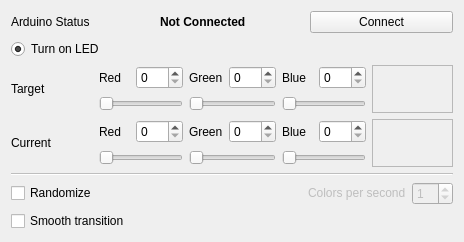
<?xml version="1.0" encoding="UTF-8"?>
<ui version="4.0">
 <class>lightChaser</class>
 <widget class="QWidget" name="lightChaser">
  <property name="geometry">
   <rect>
    <x>0</x>
    <y>0</y>
    <width>464</width>
    <height>242</height>
   </rect>
  </property>
  <property name="sizePolicy">
   <sizepolicy hsizetype="Fixed" vsizetype="Fixed">
    <horstretch>0</horstretch>
    <verstretch>0</verstretch>
   </sizepolicy>
  </property>
  <property name="windowTitle">
   <string>Form</string>
  </property>
  <layout class="QVBoxLayout" name="verticalLayout">
   <item>
    <layout class="QHBoxLayout" name="statusBar">
     <item>
      <widget class="QLabel" name="statLabel">
       <property name="enabled">
        <bool>true</bool>
       </property>
       <property name="text">
        <string>Arduino Status</string>
       </property>
      </widget>
     </item>
     <item>
      <widget class="QLabel" name="status">
       <property name="enabled">
        <bool>true</bool>
       </property>
       <property name="font">
        <font>
         <weight>75</weight>
         <bold>true</bold>
        </font>
       </property>
       <property name="text">
        <string>Not Connected</string>
       </property>
      </widget>
     </item>
     <item>
      <widget class="QPushButton" name="connectBt">
       <property name="enabled">
        <bool>true</bool>
       </property>
       <property name="text">
        <string>Connect</string>
       </property>
      </widget>
     </item>
    </layout>
   </item>
   <item>
    <widget class="QRadioButton" name="ledSwitch">
     <property name="enabled">
      <bool>true</bool>
     </property>
     <property name="text">
      <string>Turn on LED</string>
     </property>
     <property name="checked">
      <bool>true</bool>
     </property>
    </widget>
   </item>
   <item>
    <layout class="QHBoxLayout" name="targetStat">
     <item>
      <widget class="QLabel" name="target">
       <property name="enabled">
        <bool>true</bool>
       </property>
       <property name="text">
        <string>Target</string>
       </property>
       <property name="alignment">
        <set>Qt::AlignLeading|Qt::AlignLeft|Qt::AlignVCenter</set>
       </property>
      </widget>
     </item>
     <item>
      <layout class="QGridLayout" name="rgbAdjustment_t">
       <item row="0" column="0">
        <widget class="QLabel" name="redLabel_t">
         <property name="enabled">
          <bool>true</bool>
         </property>
         <property name="text">
          <string>Red</string>
         </property>
        </widget>
       </item>
       <item row="0" column="1">
        <widget class="QSpinBox" name="redSpinner_t">
         <property name="enabled">
          <bool>true</bool>
         </property>
         <property name="maximum">
          <number>255</number>
         </property>
        </widget>
       </item>
       <item row="0" column="2">
        <widget class="QLabel" name="greenLabel_t">
         <property name="enabled">
          <bool>true</bool>
         </property>
         <property name="text">
          <string>Green</string>
         </property>
        </widget>
       </item>
       <item row="0" column="3">
        <widget class="QSpinBox" name="greenSpinner_t">
         <property name="enabled">
          <bool>true</bool>
         </property>
         <property name="maximum">
          <number>255</number>
         </property>
        </widget>
       </item>
       <item row="0" column="4">
        <widget class="QLabel" name="blueLabel_t">
         <property name="enabled">
          <bool>true</bool>
         </property>
         <property name="text">
          <string>Blue</string>
         </property>
        </widget>
       </item>
       <item row="0" column="5">
        <widget class="QSpinBox" name="blueSpinner_t">
         <property name="enabled">
          <bool>true</bool>
         </property>
         <property name="maximum">
          <number>255</number>
         </property>
        </widget>
       </item>
       <item row="1" column="0" colspan="2">
        <widget class="QSlider" name="redSlider_t">
         <property name="enabled">
          <bool>true</bool>
         </property>
         <property name="maximum">
          <number>255</number>
         </property>
         <property name="orientation">
          <enum>Qt::Horizontal</enum>
         </property>
        </widget>
       </item>
       <item row="1" column="2" colspan="2">
        <widget class="QSlider" name="greenSlider_t">
         <property name="enabled">
          <bool>true</bool>
         </property>
         <property name="maximum">
          <number>255</number>
         </property>
         <property name="orientation">
          <enum>Qt::Horizontal</enum>
         </property>
        </widget>
       </item>
       <item row="1" column="4" colspan="2">
        <widget class="QSlider" name="blueSlider_t">
         <property name="enabled">
          <bool>true</bool>
         </property>
         <property name="maximum">
          <number>255</number>
         </property>
         <property name="orientation">
          <enum>Qt::Horizontal</enum>
         </property>
        </widget>
       </item>
      </layout>
     </item>
     <item>
      <widget class="QFrame" name="colorDisplay_t">
       <property name="enabled">
        <bool>true</bool>
       </property>
       <property name="layoutDirection">
        <enum>Qt::LeftToRight</enum>
       </property>
       <property name="frameShape">
        <enum>QFrame::StyledPanel</enum>
       </property>
       <property name="frameShadow">
        <enum>QFrame::Raised</enum>
       </property>
      </widget>
     </item>
    </layout>
   </item>
   <item>
    <layout class="QHBoxLayout" name="currentStat">
     <item>
      <widget class="QLabel" name="current">
       <property name="enabled">
        <bool>true</bool>
       </property>
       <property name="text">
        <string>Current</string>
       </property>
      </widget>
     </item>
     <item>
      <layout class="QGridLayout" name="rgbAdjustment">
       <item row="0" column="0">
        <widget class="QLabel" name="redLabel_c">
         <property name="enabled">
          <bool>true</bool>
         </property>
         <property name="text">
          <string>Red</string>
         </property>
        </widget>
       </item>
       <item row="0" column="1">
        <widget class="QSpinBox" name="redSpinner_c">
         <property name="enabled">
          <bool>true</bool>
         </property>
         <property name="maximum">
          <number>255</number>
         </property>
        </widget>
       </item>
       <item row="0" column="2">
        <widget class="QLabel" name="greenLabel_c">
         <property name="enabled">
          <bool>true</bool>
         </property>
         <property name="text">
          <string>Green</string>
         </property>
        </widget>
       </item>
       <item row="0" column="3">
        <widget class="QSpinBox" name="greenSpinner_c">
         <property name="enabled">
          <bool>true</bool>
         </property>
         <property name="maximum">
          <number>255</number>
         </property>
        </widget>
       </item>
       <item row="0" column="4">
        <widget class="QLabel" name="blueLabel_c">
         <property name="enabled">
          <bool>true</bool>
         </property>
         <property name="text">
          <string>Blue</string>
         </property>
        </widget>
       </item>
       <item row="0" column="5">
        <widget class="QSpinBox" name="blueSpinner_c">
         <property name="enabled">
          <bool>true</bool>
         </property>
         <property name="maximum">
          <number>255</number>
         </property>
        </widget>
       </item>
       <item row="1" column="0" colspan="2">
        <widget class="QSlider" name="redSlider_c">
         <property name="enabled">
          <bool>true</bool>
         </property>
         <property name="maximum">
          <number>255</number>
         </property>
         <property name="orientation">
          <enum>Qt::Horizontal</enum>
         </property>
        </widget>
       </item>
       <item row="1" column="2" colspan="2">
        <widget class="QSlider" name="greenSlider_c">
         <property name="enabled">
          <bool>true</bool>
         </property>
         <property name="maximum">
          <number>255</number>
         </property>
         <property name="orientation">
          <enum>Qt::Horizontal</enum>
         </property>
        </widget>
       </item>
       <item row="1" column="4" colspan="2">
        <widget class="QSlider" name="blueSlider_c">
         <property name="enabled">
          <bool>true</bool>
         </property>
         <property name="maximum">
          <number>255</number>
         </property>
         <property name="orientation">
          <enum>Qt::Horizontal</enum>
         </property>
        </widget>
       </item>
      </layout>
     </item>
     <item>
      <widget class="QFrame" name="colorDisplay_c">
       <property name="enabled">
        <bool>true</bool>
       </property>
       <property name="layoutDirection">
        <enum>Qt::LeftToRight</enum>
       </property>
       <property name="frameShape">
        <enum>QFrame::StyledPanel</enum>
       </property>
       <property name="frameShadow">
        <enum>QFrame::Raised</enum>
       </property>
      </widget>
     </item>
    </layout>
   </item>
   <item>
    <widget class="Line" name="seperator">
     <property name="enabled">
      <bool>false</bool>
     </property>
     <property name="orientation">
      <enum>Qt::Horizontal</enum>
     </property>
    </widget>
   </item>
   <item>
    <layout class="QHBoxLayout" name="randomOpt">
     <item>
      <widget class="QCheckBox" name="random_cb">
       <property name="enabled">
        <bool>true</bool>
       </property>
       <property name="text">
        <string>Randomize</string>
       </property>
      </widget>
     </item>
     <item>
      <widget class="QLabel" name="speedLabel">
       <property name="enabled">
        <bool>false</bool>
       </property>
       <property name="sizePolicy">
        <sizepolicy hsizetype="Fixed" vsizetype="Fixed">
         <horstretch>0</horstretch>
         <verstretch>0</verstretch>
        </sizepolicy>
       </property>
       <property name="text">
        <string>Colors per second</string>
       </property>
       <property name="alignment">
        <set>Qt::AlignLeading|Qt::AlignLeft|Qt::AlignVCenter</set>
       </property>
      </widget>
     </item>
     <item>
      <widget class="QSpinBox" name="speedSpinner">
       <property name="enabled">
        <bool>false</bool>
       </property>
       <property name="sizePolicy">
        <sizepolicy hsizetype="Fixed" vsizetype="Fixed">
         <horstretch>0</horstretch>
         <verstretch>0</verstretch>
        </sizepolicy>
       </property>
       <property name="layoutDirection">
        <enum>Qt::LeftToRight</enum>
       </property>
       <property name="value">
        <number>1</number>
       </property>
      </widget>
     </item>
    </layout>
   </item>
   <item>
    <widget class="QCheckBox" name="chase_cb">
     <property name="enabled">
      <bool>true</bool>
     </property>
     <property name="text">
      <string>Smooth transition</string>
     </property>
    </widget>
   </item>
  </layout>
  <zorder>chase_cb</zorder>
  <zorder>ledSwitch</zorder>
  <zorder>seperator</zorder>
  <zorder></zorder>
  <zorder>currentStat</zorder>
  <zorder>current_2</zorder>
  <zorder>layoutWidget</zorder>
 </widget>
 <tabstops>
  <tabstop>connectBt</tabstop>
  <tabstop>ledSwitch</tabstop>
  <tabstop>redSpinner_c</tabstop>
  <tabstop>greenSpinner_c</tabstop>
  <tabstop>blueSpinner_c</tabstop>
  <tabstop>redSlider_c</tabstop>
  <tabstop>greenSlider_c</tabstop>
  <tabstop>blueSlider_c</tabstop>
  <tabstop>random_cb</tabstop>
  <tabstop>speedSpinner</tabstop>
  <tabstop>chase_cb</tabstop>
 </tabstops>
 <resources/>
 <connections>
  <connection>
   <sender>redSpinner_c</sender>
   <signal>valueChanged(int)</signal>
   <receiver>redSlider_c</receiver>
   <slot>setValue(int)</slot>
   <hints>
    <hint type="sourcelabel">
     <x>159</x>
     <y>157</y>
    </hint>
    <hint type="destinationlabel">
     <x>118</x>
     <y>184</y>
    </hint>
   </hints>
  </connection>
  <connection>
   <sender>redSlider_c</sender>
   <signal>valueChanged(int)</signal>
   <receiver>redSpinner_c</receiver>
   <slot>setValue(int)</slot>
   <hints>
    <hint type="sourcelabel">
     <x>131</x>
     <y>178</y>
    </hint>
    <hint type="destinationlabel">
     <x>174</x>
     <y>151</y>
    </hint>
   </hints>
  </connection>
  <connection>
   <sender>greenSpinner_c</sender>
   <signal>valueChanged(int)</signal>
   <receiver>greenSlider_c</receiver>
   <slot>setValue(int)</slot>
   <hints>
    <hint type="sourcelabel">
     <x>258</x>
     <y>157</y>
    </hint>
    <hint type="destinationlabel">
     <x>252</x>
     <y>174</y>
    </hint>
   </hints>
  </connection>
  <connection>
   <sender>greenSlider_c</sender>
   <signal>valueChanged(int)</signal>
   <receiver>greenSpinner_c</receiver>
   <slot>setValue(int)</slot>
   <hints>
    <hint type="sourcelabel">
     <x>235</x>
     <y>179</y>
    </hint>
    <hint type="destinationlabel">
     <x>253</x>
     <y>147</y>
    </hint>
   </hints>
  </connection>
  <connection>
   <sender>blueSpinner_c</sender>
   <signal>valueChanged(int)</signal>
   <receiver>blueSlider_c</receiver>
   <slot>setValue(int)</slot>
   <hints>
    <hint type="sourcelabel">
     <x>344</x>
     <y>149</y>
    </hint>
    <hint type="destinationlabel">
     <x>305</x>
     <y>170</y>
    </hint>
   </hints>
  </connection>
  <connection>
   <sender>blueSlider_c</sender>
   <signal>valueChanged(int)</signal>
   <receiver>blueSpinner_c</receiver>
   <slot>setValue(int)</slot>
   <hints>
    <hint type="sourcelabel">
     <x>309</x>
     <y>177</y>
    </hint>
    <hint type="destinationlabel">
     <x>366</x>
     <y>149</y>
    </hint>
   </hints>
  </connection>
  <connection>
   <sender>random_cb</sender>
   <signal>toggled(bool)</signal>
   <receiver>speedSpinner</receiver>
   <slot>setEnabled(bool)</slot>
   <hints>
    <hint type="sourcelabel">
     <x>157</x>
     <y>229</y>
    </hint>
    <hint type="destinationlabel">
     <x>460</x>
     <y>228</y>
    </hint>
   </hints>
  </connection>
  <connection>
   <sender>redSpinner_t</sender>
   <signal>valueChanged(int)</signal>
   <receiver>redSlider_t</receiver>
   <slot>setValue(int)</slot>
   <hints>
    <hint type="sourcelabel">
     <x>170</x>
     <y>91</y>
    </hint>
    <hint type="destinationlabel">
     <x>127</x>
     <y>131</y>
    </hint>
   </hints>
  </connection>
  <connection>
   <sender>redSlider_t</sender>
   <signal>valueChanged(int)</signal>
   <receiver>redSpinner_t</receiver>
   <slot>setValue(int)</slot>
   <hints>
    <hint type="sourcelabel">
     <x>163</x>
     <y>123</y>
    </hint>
    <hint type="destinationlabel">
     <x>176</x>
     <y>95</y>
    </hint>
   </hints>
  </connection>
  <connection>
   <sender>greenSpinner_t</sender>
   <signal>valueChanged(int)</signal>
   <receiver>greenSlider_t</receiver>
   <slot>setValue(int)</slot>
   <hints>
    <hint type="sourcelabel">
     <x>272</x>
     <y>97</y>
    </hint>
    <hint type="destinationlabel">
     <x>218</x>
     <y>125</y>
    </hint>
   </hints>
  </connection>
  <connection>
   <sender>greenSlider_t</sender>
   <signal>valueChanged(int)</signal>
   <receiver>greenSpinner_t</receiver>
   <slot>setValue(int)</slot>
   <hints>
    <hint type="sourcelabel">
     <x>245</x>
     <y>116</y>
    </hint>
    <hint type="destinationlabel">
     <x>273</x>
     <y>90</y>
    </hint>
   </hints>
  </connection>
  <connection>
   <sender>blueSpinner_t</sender>
   <signal>valueChanged(int)</signal>
   <receiver>blueSlider_t</receiver>
   <slot>setValue(int)</slot>
   <hints>
    <hint type="sourcelabel">
     <x>350</x>
     <y>99</y>
    </hint>
    <hint type="destinationlabel">
     <x>327</x>
     <y>119</y>
    </hint>
   </hints>
  </connection>
  <connection>
   <sender>blueSlider_t</sender>
   <signal>valueChanged(int)</signal>
   <receiver>blueSpinner_t</receiver>
   <slot>setValue(int)</slot>
   <hints>
    <hint type="sourcelabel">
     <x>353</x>
     <y>119</y>
    </hint>
    <hint type="destinationlabel">
     <x>333</x>
     <y>88</y>
    </hint>
   </hints>
  </connection>
  <connection>
   <sender>ledSwitch</sender>
   <signal>toggled(bool)</signal>
   <receiver>redSpinner_t</receiver>
   <slot>setEnabled(bool)</slot>
   <hints>
    <hint type="sourcelabel">
     <x>60</x>
     <y>66</y>
    </hint>
    <hint type="destinationlabel">
     <x>160</x>
     <y>93</y>
    </hint>
   </hints>
  </connection>
  <connection>
   <sender>ledSwitch</sender>
   <signal>toggled(bool)</signal>
   <receiver>greenSpinner_t</receiver>
   <slot>setEnabled(bool)</slot>
   <hints>
    <hint type="sourcelabel">
     <x>198</x>
     <y>70</y>
    </hint>
    <hint type="destinationlabel">
     <x>267</x>
     <y>97</y>
    </hint>
   </hints>
  </connection>
  <connection>
   <sender>ledSwitch</sender>
   <signal>toggled(bool)</signal>
   <receiver>blueSpinner_t</receiver>
   <slot>setEnabled(bool)</slot>
   <hints>
    <hint type="sourcelabel">
     <x>376</x>
     <y>67</y>
    </hint>
    <hint type="destinationlabel">
     <x>343</x>
     <y>86</y>
    </hint>
   </hints>
  </connection>
  <connection>
   <sender>ledSwitch</sender>
   <signal>toggled(bool)</signal>
   <receiver>redSlider_t</receiver>
   <slot>setEnabled(bool)</slot>
   <hints>
    <hint type="sourcelabel">
     <x>91</x>
     <y>72</y>
    </hint>
    <hint type="destinationlabel">
     <x>121</x>
     <y>127</y>
    </hint>
   </hints>
  </connection>
  <connection>
   <sender>ledSwitch</sender>
   <signal>toggled(bool)</signal>
   <receiver>greenSlider_t</receiver>
   <slot>setEnabled(bool)</slot>
   <hints>
    <hint type="sourcelabel">
     <x>132</x>
     <y>67</y>
    </hint>
    <hint type="destinationlabel">
     <x>215</x>
     <y>117</y>
    </hint>
   </hints>
  </connection>
  <connection>
   <sender>ledSwitch</sender>
   <signal>toggled(bool)</signal>
   <receiver>blueSlider_t</receiver>
   <slot>setEnabled(bool)</slot>
   <hints>
    <hint type="sourcelabel">
     <x>225</x>
     <y>68</y>
    </hint>
    <hint type="destinationlabel">
     <x>291</x>
     <y>115</y>
    </hint>
   </hints>
  </connection>
  <connection>
   <sender>ledSwitch</sender>
   <signal>toggled(bool)</signal>
   <receiver>redSpinner_c</receiver>
   <slot>setEnabled(bool)</slot>
   <hints>
    <hint type="sourcelabel">
     <x>41</x>
     <y>67</y>
    </hint>
    <hint type="destinationlabel">
     <x>170</x>
     <y>161</y>
    </hint>
   </hints>
  </connection>
  <connection>
   <sender>ledSwitch</sender>
   <signal>toggled(bool)</signal>
   <receiver>greenSpinner_c</receiver>
   <slot>setEnabled(bool)</slot>
   <hints>
    <hint type="sourcelabel">
     <x>91</x>
     <y>71</y>
    </hint>
    <hint type="destinationlabel">
     <x>257</x>
     <y>154</y>
    </hint>
   </hints>
  </connection>
  <connection>
   <sender>ledSwitch</sender>
   <signal>toggled(bool)</signal>
   <receiver>blueSpinner_c</receiver>
   <slot>setEnabled(bool)</slot>
   <hints>
    <hint type="sourcelabel">
     <x>298</x>
     <y>70</y>
    </hint>
    <hint type="destinationlabel">
     <x>351</x>
     <y>156</y>
    </hint>
   </hints>
  </connection>
  <connection>
   <sender>ledSwitch</sender>
   <signal>toggled(bool)</signal>
   <receiver>redSlider_c</receiver>
   <slot>setEnabled(bool)</slot>
   <hints>
    <hint type="sourcelabel">
     <x>116</x>
     <y>72</y>
    </hint>
    <hint type="destinationlabel">
     <x>128</x>
     <y>176</y>
    </hint>
   </hints>
  </connection>
  <connection>
   <sender>ledSwitch</sender>
   <signal>toggled(bool)</signal>
   <receiver>greenSlider_c</receiver>
   <slot>setEnabled(bool)</slot>
   <hints>
    <hint type="sourcelabel">
     <x>393</x>
     <y>63</y>
    </hint>
    <hint type="destinationlabel">
     <x>237</x>
     <y>180</y>
    </hint>
   </hints>
  </connection>
  <connection>
   <sender>ledSwitch</sender>
   <signal>toggled(bool)</signal>
   <receiver>blueSlider_c</receiver>
   <slot>setEnabled(bool)</slot>
   <hints>
    <hint type="sourcelabel">
     <x>420</x>
     <y>62</y>
    </hint>
    <hint type="destinationlabel">
     <x>347</x>
     <y>172</y>
    </hint>
   </hints>
  </connection>
  <connection>
   <sender>ledSwitch</sender>
   <signal>toggled(bool)</signal>
   <receiver>random_cb</receiver>
   <slot>setEnabled(bool)</slot>
   <hints>
    <hint type="sourcelabel">
     <x>29</x>
     <y>68</y>
    </hint>
    <hint type="destinationlabel">
     <x>35</x>
     <y>229</y>
    </hint>
   </hints>
  </connection>
  <connection>
   <sender>ledSwitch</sender>
   <signal>toggled(bool)</signal>
   <receiver>chase_cb</receiver>
   <slot>setEnabled(bool)</slot>
   <hints>
    <hint type="sourcelabel">
     <x>18</x>
     <y>70</y>
    </hint>
    <hint type="destinationlabel">
     <x>21</x>
     <y>276</y>
    </hint>
   </hints>
  </connection>
 </connections>
</ui>
